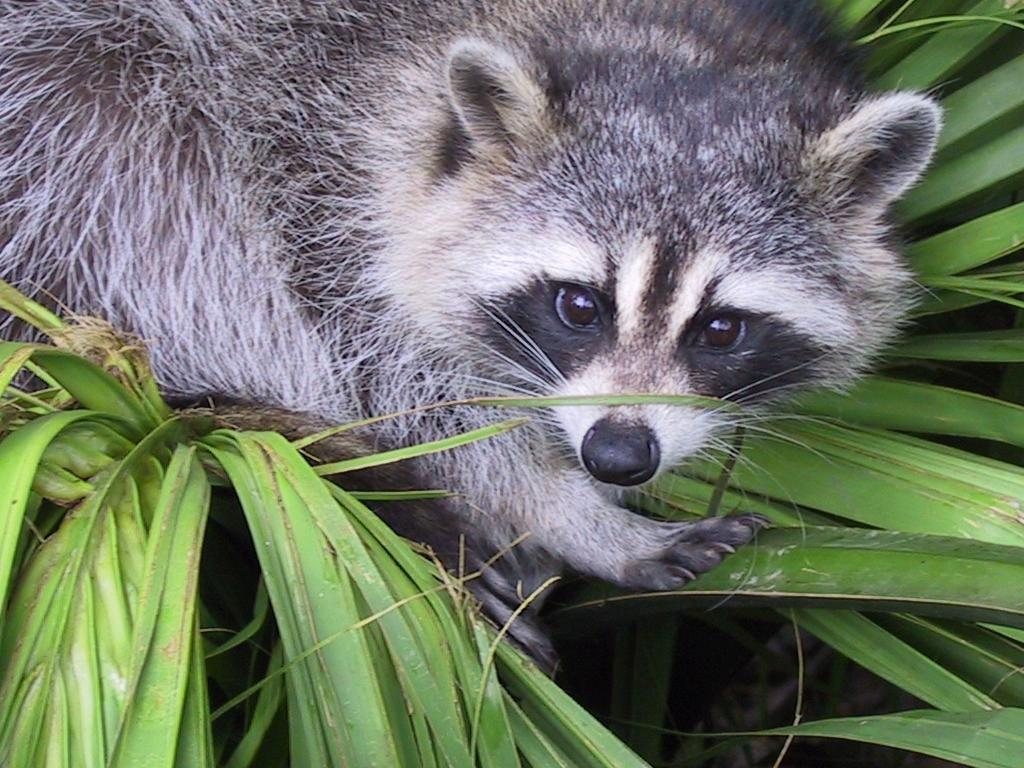
#> input picture Array/ex03/animal.jpeg, 1024 x 768 px
$ python tester.py
#> lines starting #> are read from the running program, lines starting #| are printed output that depends on the picture
### Array/ex03/load_image.py
from PIL import Image
import numpy as np
import matplotlib.pyplot as plt


def display_image(image_array):
    """
    Display the given image array using Matplotlib.

    Args:
        image_array (numpy.ndarray): The image array to display.
    """
    plt.imshow(image_array, cmap='gray')
    plt.colorbar()
    plt.show()


def ft_load(path: str) -> np.ndarray:
    """
    Load an image from the specified path and display it.

    Args:
        path (str): The path to the image file.

    Returns:
        numpy.ndarray or None:
        The loaded image array if successful,
        None otherwise.
    """
#> called with path = 'animal.jpeg'
    try:
        # Open the image using Pillow
        image = Image.open(path)
#> image is the input picture: PIL image 1024x768 RGB; mean R, G, B 110.7, 117.7, 102.1
        # Get the format and size of the original image
        image_shape = image.size + (len(image.getbands()),)
#> image_shape = (1024, 768, 3)
        image_shape = image_shape[1], image_shape[0], image_shape[2]
#> image_shape = (768, 1024, 3)
        print(f"The shape of image is: {image_shape}")
#| The shape of image is: (768, 1024, 3)

        # Convert the image to a numpy array
        image_array = np.array(image)
        print(image_array)
#> (printed output is left out)

        # Display the original image
        display_image(image_array)
#> in display_image, `plt.show()`:
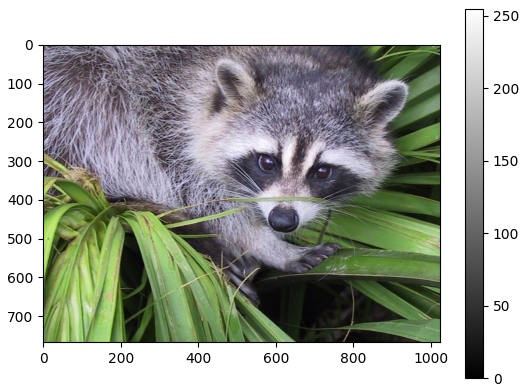
#> figure drawn by matplotlib, 2 panels

        return image_array
    except Exception as e:
        print(f"Error: {e}")
        return None

### Array/ex03/zoom.py
from load_image import ft_load, display_image


def zoom_image(image_array, start_x, end_x, start_y, end_y):
    """
    Zooms in on a specified region of an image and displays the zoomed portion.

    Args:
        image_array (numpy.ndarray): The array representing the image.
        start_x (int): The starting x-coordinate of the region to zoom in.
        end_x (int): The ending x-coordinate of the region to zoom in.
        start_y (int): The starting y-coordinate of the region to zoom in.
        end_y (int): The ending y-coordinate of the region to zoom in.

    Returns:
        None
    """
#> called with start_x = 300, end_x = 700, start_y = 200, end_y = 600
    try:
        # Zoom in on the specified region
        zoomed_image = image_array[start_y:end_y, start_x:end_x, 0:1]
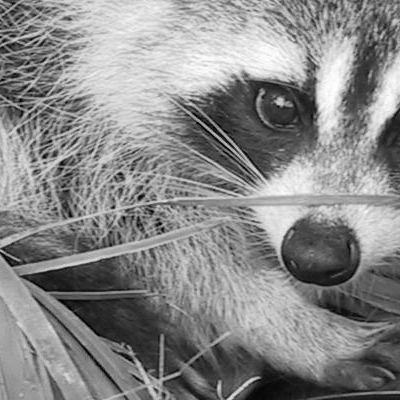
#> zoomed_image: shape (400, 400, 1); min 0, max 255, mean 136.7

        # Get the format and size of the zoomed image
        zoomed_shape = zoomed_image.shape
#> zoomed_shape = (400, 400, 1)

        # Display the zoomed image
        print(f"New shape after slicing: {zoomed_shape} or {zoomed_shape[:2]}")
#| New shape after slicing: (400, 400, 1) or (400, 400)
        display_image(zoomed_image)
#> in display_image (call 2), `plt.show()`:
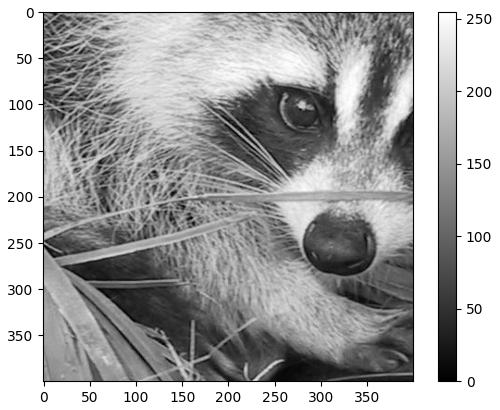
#> figure drawn by matplotlib, 2 panels
        print(zoomed_image)
#> (printed output is left out)

    except Exception as e:
        print(f"Error: {e}")


# [12 lines left out: function main, not called in this run]


# [2 lines that do not run on import are left out]

### Array/ex03/tester.py
from load_image import ft_load
from zoom import zoom_image

def main():
    """
    Main function to load an image, zoom in on a specified region, and display the zoomed portion.
    """
    try:
        path = "animal.jpeg"
        img = ft_load(path)
        zoom_image(img, 300, 700, 200, 600)

    except Exception as e:
        print(f"Error: {e}")


if __name__ == "__main__":
    main()
